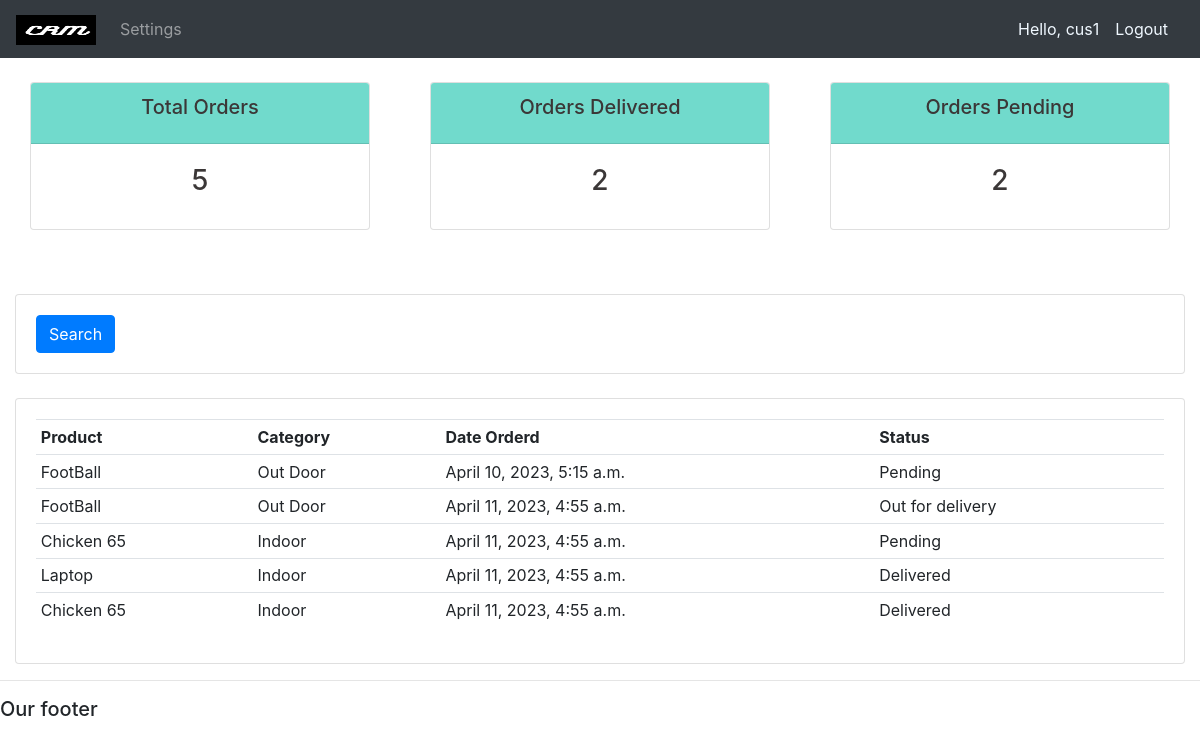
The app's page /user/ (signed in) with its own data.
### crm_app/models.py (models this page shows)
class Order(models.Model):
	STATUS = (
			('Pending', 'Pending'),
			('Out for delivery', 'Out for delivery'),
			('Delivered', 'Delivered'),
			)
	customer = models.ForeignKey(Customer, null=True, on_delete= models.SET_NULL)
	product = models.ForeignKey(Product, null=True, on_delete= models.SET_NULL)
	date_created = models.DateTimeField(auto_now_add=True, null=True)
	status = models.CharField(max_length=200, null=True, choices=STATUS)

class Product(models.Model):
	CATEGORY = (
			('Indoor', 'Indoor'),
			('Out Door', 'Out Door'),
			)
	name = models.CharField(max_length=200, null=True)
	price = models.FloatField(null=True)
	category = models.CharField(max_length=200, null=True, choices=CATEGORY)
	description = models.CharField(max_length=200, null=True, blank=True)
	date_created = models.DateTimeField(auto_now_add=True, null=True)
	tags = models.ManyToManyField(Tag)
	def __str__(self):
		return self.name

### crm_app/decorators.py (the view)
        def wrapper_func(request, *args, **kwargs):
            group = None
            if request.user.groups.exists():
                group = request.user.groups.all()[0].name
            if group in allowed_roles:
                return func(request,*args,**kwargs)
            else:
                return HttpResponse('You are not authorized to view this page')

### crm_app/views.py (called while the page is built)
@allowed_users(allowed_roles=['customer'])
def userpage(request):
	orders = request.user.customer.order_set.all()
	print(orders)
	total_orders = orders.count()
	delivered = orders.filter(status='Delivered').count()
	pending = orders.filter(status='Pending').count()
	context = {'orders':orders,'total_orders':total_orders,'delivered':delivered,'pending':pending}
	return render(request,'crm_app/user.html',context)

### templates/crm_app/user.html (shortened to what this page needs)
{%  extends 'crm_app/main.html' %}
{% block content %}
{%  include 'crm_app/status.html' %}
<br>
<br>
<div class="row">
	<div class="col">
		<div class="card card-body">
			<form method="get">
		    <button class="btn btn-primary" type="submit">Search</button>
		  </form>
		</div>
	</div>
</div>
<br>
<div class="row">
	<div class="col-md">
		<div class="card card-body">
			<table class="table table-sm">
				<tr>
					<th>Product</th>
					<th>Category</th>
					<th>Date Orderd</th>
					<th>Status</th>
				</tr>
                {% for order in orders %}
               <tr> <td>{{order.product}}</td>
                    <td>{{order.product.category}}</td>
                    <td>{{order.date_created}}</td>
                    <td>{{order.status}}</td>
                     </tr>
                {% endfor %}
			</table>
		</div>
	</div>
</div>
{% endblock %}

### templates/crm_app/navbar.html (shortened to what this page needs)
{% load static %}
<nav class="navbar navbar-expand-lg navbar-dark bg-dark">
    <a class="navbar-brand" href="{% url 'home' %}"><img width="80" height="30" src="{% static 'images/CRM.png' %}" alt="crm logo"></a>
    <div class="collapse navbar-collapse" id="navbarNav">
      <ul class="navbar-nav">
      {% if request.user.is_staff %}
        <li class="nav-item active">
          <a class="nav-link" href="{% url 'home' %}">Dashboard</a>
        </li>
        <li class="nav-item">
          <a class="nav-link" href="{% url 'products'  %}">Products</a>
        </li>
        {% else %}
        <li class="nav-item">
          <a class="nav-link" href="{% url 'settings'  %}">Settings</a>
        </li>
        {% endif %}
      </ul>
    </div>
    <span style="color: aliceblue;">Hello, {{request.user}}</span>
    <span><a class="nav-item nav-link" style="color:aliceblue" href="{% url 'logout' %}">Logout</a></span>
  </nav>

### records on screen
Order: product "FootBall", product.category "Out Door", date_created "April 10, 2023, 5:15 a.m.", status "Pending"
Order: product "FootBall", product.category "Out Door", date_created "April 11, 2023, 4:55 a.m.", status "Out for delivery"
Order: product "Chicken 65", product.category "Indoor", date_created "April 11, 2023, 4:55 a.m.", status "Pending"
Order: product "Laptop", product.category "Indoor", date_created "April 11, 2023, 4:55 a.m.", status "Delivered"
Order: product "Chicken 65", product.category "Indoor", date_created "April 11, 2023, 4:55 a.m.", status "Delivered"

### other values on screen
{{ request.user }} "cus1"
{{ total_orders }} "5"
{{ delivered }} "2"
{{ pending }} "2"
